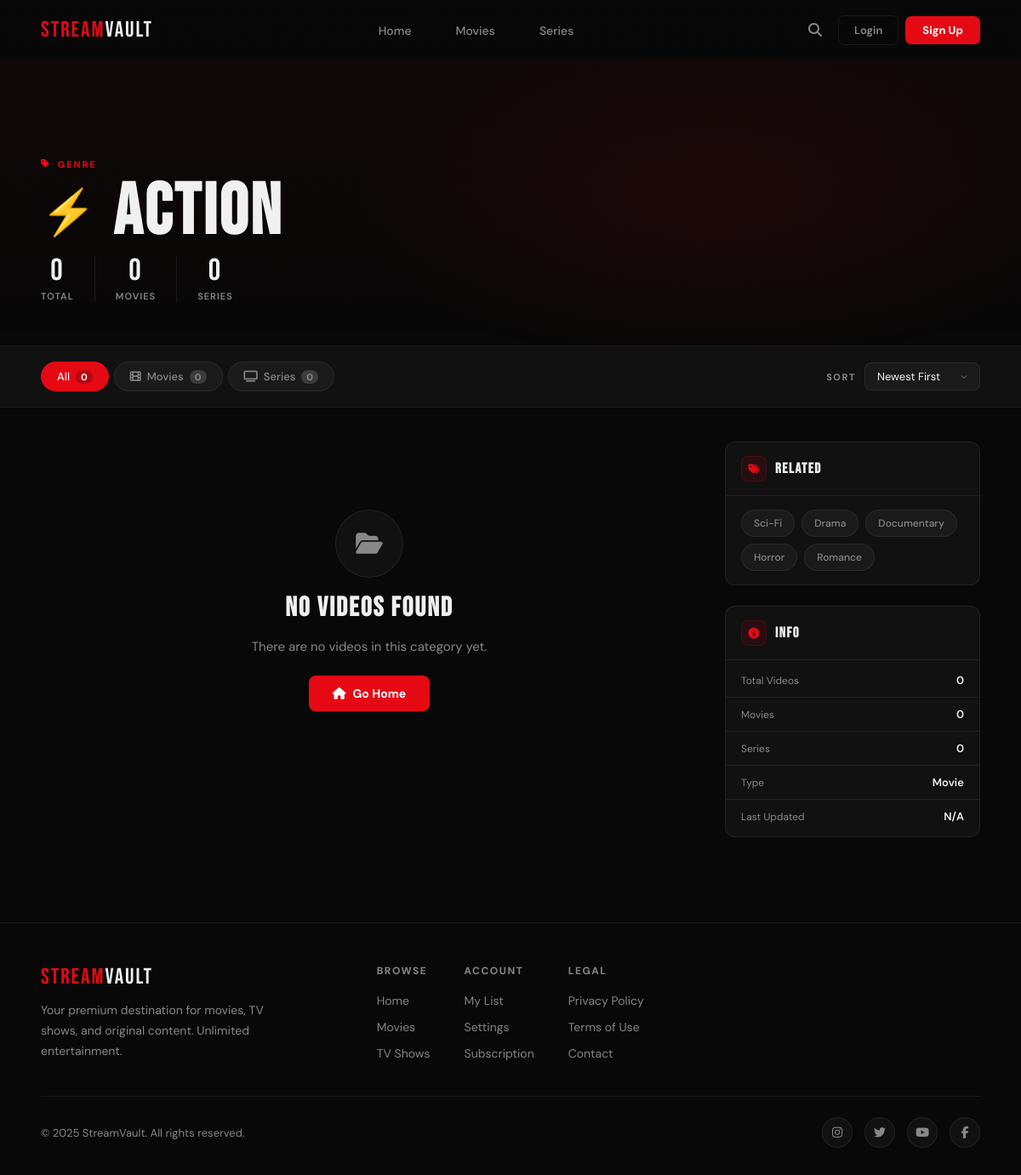
/category.php?id=1, run on the app's committed database.
### tables this page shows
CREATE TABLE categories (
    id INT PRIMARY KEY AUTO_INCREMENT,
    name VARCHAR(50) NOT NULL,
    type ENUM('movie', 'series') DEFAULT 'movie',
    created_at TIMESTAMP DEFAULT CURRENT_TIMESTAMP
);

### category.php (the view, shortened to what this page needs)
<?php
require_once 'includes/header.php';
require_once 'includes/functions.php';
$categoryId = $_GET['id'] ?? 0;
$type       = $_GET['type'] ?? 'all';
$sort       = $_GET['sort'] ?? 'newest';
$stmt = $db->prepare("SELECT * FROM categories WHERE id = ?");
$stmt->execute([$categoryId]);
$category = $stmt->fetch();
$page   = $_GET['page'] ?? 1;
$limit  = 24;
$offset = ($page - 1) * $limit;
$params     = [$categoryId];
$query      = "SELECT v.*, c.name as category_name FROM videos v LEFT JOIN categories c ON v.category_id = c.id WHERE v.category_id = ?";
$countQuery = "SELECT COUNT(*) as count FROM videos WHERE category_id = ?";
switch ($sort) {
    default:        $query .= " ORDER BY v.created_at DESC"; break;
}
$query .= " LIMIT ? OFFSET ?";
$params[] = $limit;
$params[] = $offset;
$cStmt = $db->prepare($countQuery);
$type !== 'all' ? $cStmt->execute([$categoryId, $type]) : $cStmt->execute([$categoryId]);
$totalVideos = $cStmt->fetch()['count'];
$stmt = $db->prepare($query);
$stmt->execute($params);
$videos = $stmt->fetchAll();
$stmt = $db->prepare("SELECT COUNT(CASE WHEN type='movie' THEN 1 END) as movie_count, COUNT(CASE WHEN type='series' THEN 1 END) as series_count FROM videos WHERE category_id = ?");
$stmt->execute([$categoryId]);
$counts = $stmt->fetch();
$relStmt = $db->prepare("SELECT * FROM categories WHERE type = ? AND id != ? ORDER BY RAND() LIMIT 5");
$relStmt->execute([$category['type'], $categoryId]);
$relatedCategories = $relStmt->fetchAll();
$lastUpdStmt = $db->prepare("SELECT MAX(created_at) as last FROM videos WHERE category_id = ?");
$lastUpdStmt->execute([$categoryId]);
$lastUpdated = $lastUpdStmt->fetch()['last'];
$SITE_URL = rtrim(SITE_URL, '/') . '/';
$categoryIcons = [
    'action'=>'⚡','comedy'=>'😂','drama'=>'🎭','sci-fi'=>'🚀',
    'horror'=>'👻','romance'=>'❤️','documentary'=>'🎬','thriller'=>'🔪','animation'=>'🎨',
];
$iconKey   = strtolower(trim($category['name']));
$catIcon   = $categoryIcons[$iconKey] ?? ($category['type'] === 'series' ? '📺' : '🎬');
?>
<!DOCTYPE html>
<html lang="en">
<head>
  <link rel="stylesheet" href="https://cdnjs.cloudflare.com/ajax/libs/font-awesome/6.5.0/css/all.min.css">
</head>
<body>
<div class="cat-hero animate-in">
  <div class="hero-inner">
    <div class="hero-left">
      <div class="hero-eyebrow"><i class="fas fa-tag"></i> Genre</div>
      <div class="hero-icon-title">
        <span class="hero-emoji"><?php echo $catIcon; ?></span>
        <h1 class="hero-title"><?php echo strtoupper(htmlspecialchars($category['name'])); ?></h1>
      </div>
      <div class="hero-stats">
        <div class="stat-item">
          <span class="stat-value"><?php echo number_format($totalVideos); ?></span>
          <span class="stat-label">Total</span>
        </div>
        <div class="stat-item">
          <span class="stat-value"><?php echo number_format($counts['movie_count']); ?></span>
          <span class="stat-label">Movies</span>
        </div>
        <div class="stat-item">
          <span class="stat-value"><?php echo number_format($counts['series_count']); ?></span>
          <span class="stat-label">Series</span>
        </div>
      </div>
    </div>
  </div>
</div>
<div class="cat-toolbar">
  <div class="filter-tabs">
    <a href="?id=<?php echo $categoryId; ?>&type=all&sort=<?php echo $sort; ?>"
       class="filter-tab <?php echo $type==='all' ? 'active' : ''; ?>">
      All <span class="tab-count"><?php echo number_format($totalVideos); ?></span>
    </a>
    <a href="?id=<?php echo $categoryId; ?>&type=movie&sort=<?php echo $sort; ?>"
       class="filter-tab <?php echo $type==='movie' ? 'active' : ''; ?>">
      <i class="fas fa-film"></i> Movies <span class="tab-count"><?php echo number_format($counts['movie_count']); ?></span>
    </a>
    <a href="?id=<?php echo $categoryId; ?>&type=series&sort=<?php echo $sort; ?>"
       class="filter-tab <?php echo $type==='series' ? 'active' : ''; ?>">
      <i class="fas fa-tv"></i> Series <span class="tab-count"><?php echo number_format($counts['series_count']); ?></span>
    </a>
  </div>
  <div class="sort-wrap">
    <span class="filters-label">Sort</span>
    <select class="sort-select" id="sortSelect">
      <option value="newest"  <?php echo $sort==='newest'  ? 'selected' : ''; ?>>Newest First</option>
    </select>
  </div>
</div>
<div class="cat-layout">
  <div class="cat-main">
    <?php if (empty($videos)): ?>
    <div class="empty-state animate-in">
      <div class="empty-icon"><i class="fas fa-folder-open"></i></div>
      <h2>No Videos Found</h2>
      <p>There are no videos in this category yet.</p>
      <a href="<?php echo $SITE_URL; ?>" class="btn-browse"><i class="fas fa-home"></i> Go Home</a>
    </div>
    <?php endif; ?>
  </div>
  <aside class="cat-sidebar">
    <?php if (!empty($relatedCategories)): ?>
    <div class="sidebar-widget animate-in" style="animation-delay:.15s">
      <div class="widget-header">
        <div class="widget-header-icon"><i class="fas fa-tags"></i></div>
        <h3 class="widget-title">Related</h3>
      </div>
      <div class="related-grid">
        <?php foreach ($relatedCategories as $rel): ?>
          <a href="<?php echo $SITE_URL; ?>category.php?id=<?php echo $rel['id']; ?>" class="related-pill">
            <?php echo htmlspecialchars($rel['name']); ?>
          </a>
        <?php endforeach; ?>
      </div>
    </div>
    <?php endif; ?>
    <div class="sidebar-widget animate-in" style="animation-delay:.2s">
      <div class="widget-header">
        <div class="widget-header-icon"><i class="fas fa-circle-info"></i></div>
        <h3 class="widget-title">Info</h3>
      </div>
      <div class="info-table">
        <div class="info-row">
          <span class="info-label">Total Videos</span>
          <span class="info-value"><?php echo number_format($totalVideos); ?></span>
        </div>
        <div class="info-row">
          <span class="info-label">Movies</span>
          <span class="info-value"><?php echo number_format($counts['movie_count']); ?></span>
        </div>
        <div class="info-row">
          <span class="info-label">Series</span>
          <span class="info-value"><?php echo number_format($counts['series_count']); ?></span>
        </div>
        <div class="info-row">
          <span class="info-label">Type</span>
          <span class="info-value" style="text-transform:capitalize"><?php echo htmlspecialchars($category['type']); ?></span>
        </div>
        <div class="info-row">
          <span class="info-label">Last Updated</span>
          <span class="info-value"><?php echo $lastUpdated ? date('M d, Y', strtotime($lastUpdated)) : 'N/A'; ?></span>
        </div>
      </div>
    </div>
  </aside>
</div>
<footer class="footer">
  <div class="footer-top">
    <div class="footer-brand">
      <div class="footer-logo">STREAM<span>VAULT</span></div>
      <p class="footer-desc">Your premium destination for movies, TV shows, and original content. Unlimited entertainment.</p>
    </div>
    <div class="footer-links">
      <div class="footer-col">
        <h4>Browse</h4>
        <ul>
          <li><a href="<?php echo $SITE_URL; ?>">Home</a></li>
          <li><a href="<?php echo $SITE_URL; ?>movies.php">Movies</a></li>
          <li><a href="<?php echo $SITE_URL; ?>series.php">TV Shows</a></li>
        </ul>
      </div>
      <div class="footer-col">
        <h4>Account</h4>
        <ul>
          <li><a href="#">My List</a></li>
          <li><a href="#">Settings</a></li>
          <li><a href="#">Subscription</a></li>
        </ul>
      </div>
      <div class="footer-col">
        <h4>Legal</h4>
        <ul>
          <li><a href="#">Privacy Policy</a></li>
          <li><a href="#">Terms of Use</a></li>
          <li><a href="#">Contact</a></li>
        </ul>
      </div>
    </div>
  </div>
  <div class="footer-bottom">
    <p class="footer-copy">© 2025 StreamVault. All rights reserved.</p>
    <div class="footer-socials">
      <a href="#"><i class="fab fa-instagram"></i></a>
      <a href="#"><i class="fab fa-twitter"></i></a>
      <a href="#"><i class="fab fa-youtube"></i></a>
      <a href="#"><i class="fab fa-facebook-f"></i></a>
    </div>
  </div>
</footer>
</body>
</html>
<?php require_once 'includes/footer.php'; ?>

### includes/header.php (style rules this page uses)
:root { --bg: #080808; --surface: #111111; --surface2: #1a1a1a; --surface3: #222222; --border: rgba(255, 255, 255, .07); --red: #e50914; --red-dim: #b8070f; --red-glow: rgba(229, 9, 20, .35); --gold: #f5c518; --text: #f0f0f0; --muted: #888; --font-display: 'Bebas Neue', sans-serif; --font-body: 'DM Sans', sans-serif; --card-r: 12px; --trans: .3s cubic-bezier(.4, 0, .2, 1); --nav-h: 70px; }
*, *::before, *::after { box-sizing: border-box; margin: 0; padding: 0 }
html { scroll-behavior: smooth }
body { font-family: var(--font-body); background: var(--bg); color: var(--text); overflow-x: hidden; -webkit-font-smoothing: antialiased; min-height: 100vh; }
a { text-decoration: none; color: inherit }

### data on the page
categories: name "⚡", name "ACTION", type "Movie"
categories: name "Sci-Fi"
categories: name "Drama"
categories: name "Documentary"
categories: name "Horror"
categories: name "Romance"

### other printed values
$item['label'] "Home"
$item['label'] "Movies"
$item['label'] "Series"
$totalVideos "0"
$counts['movie_count'] "0"
$counts['series_count'] "0"
